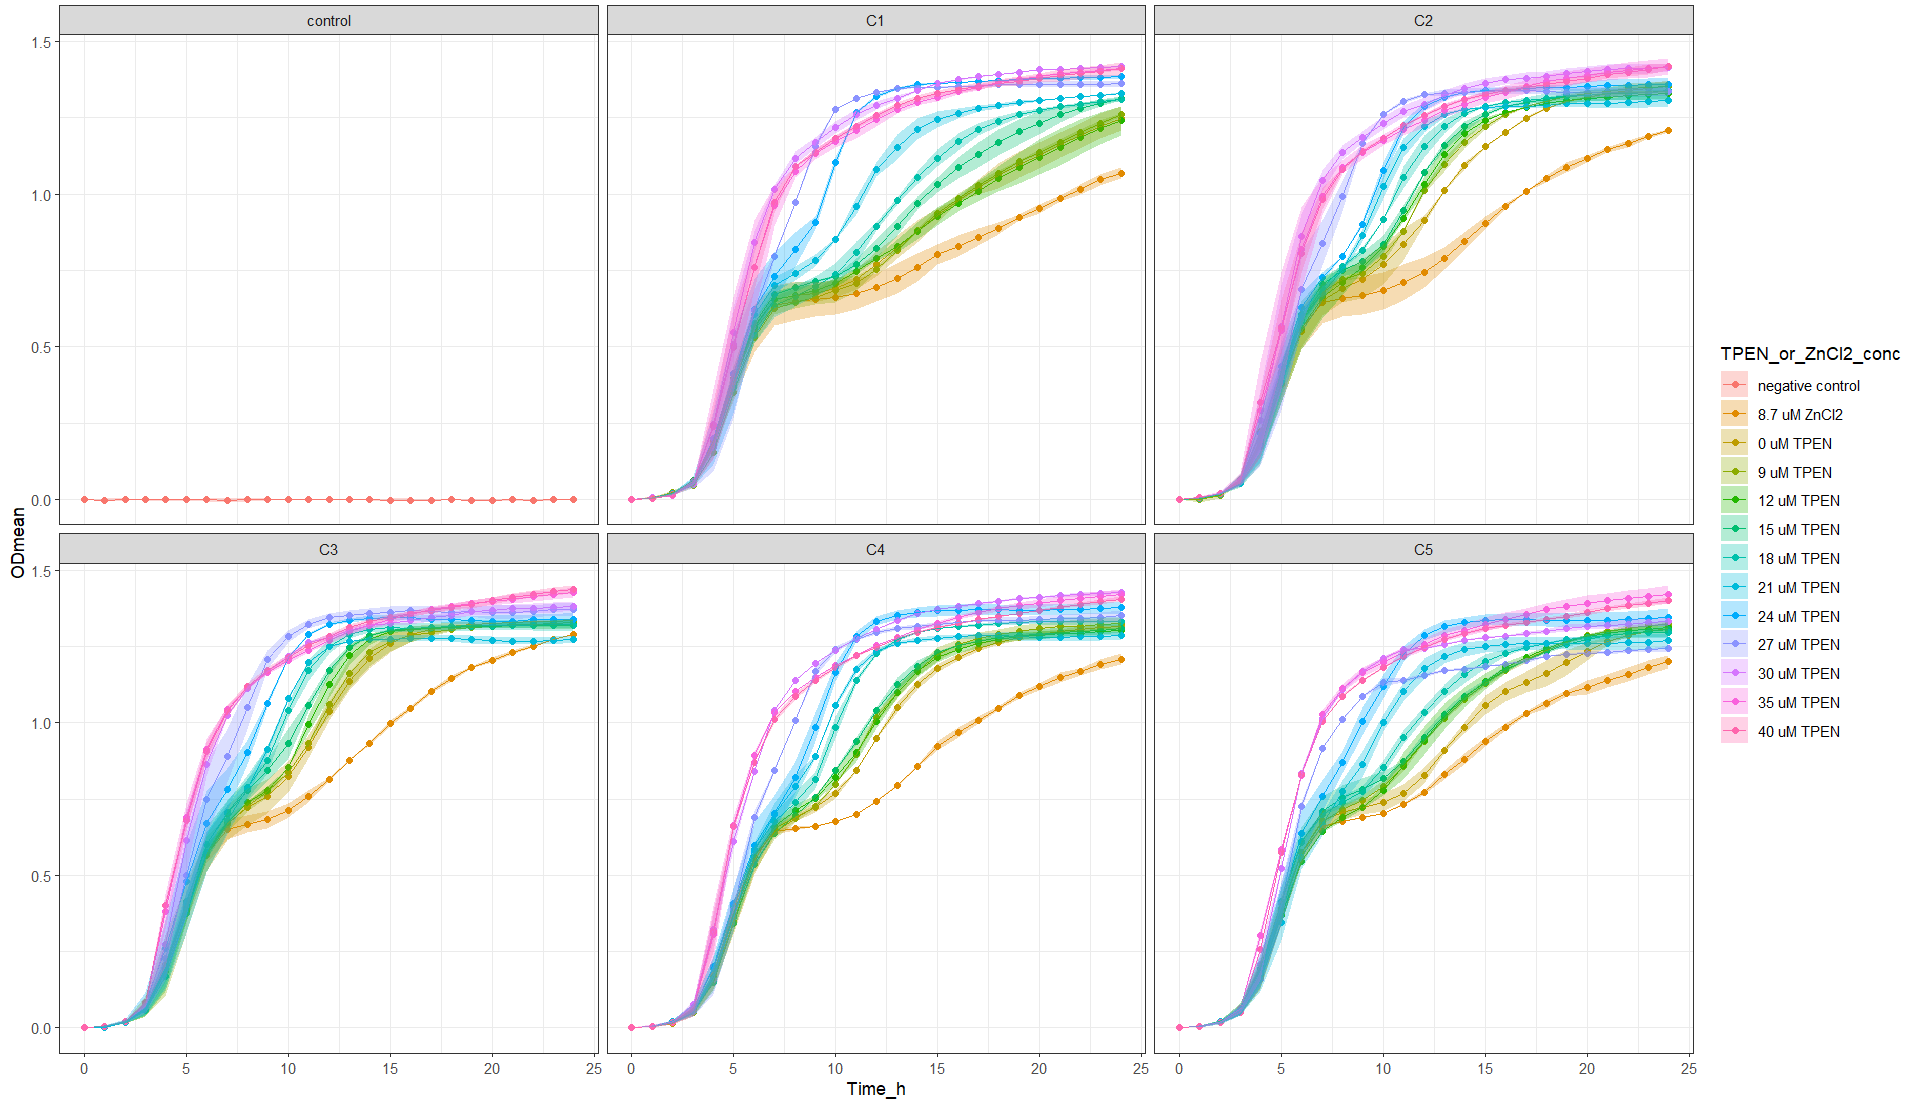

Generate this figure with R:
setwd("~/ITQB/Plate readings/Exp36_2plates_17052024")

library(tidyverse)

library(readxl)
Exp36 <- Exp36_2plates_17052024 <- read_excel("Exp36_2plates_17052024_final_final.xlsx")
View(Exp36) 

Exp36_v1 <- Exp36 %>%
  pivot_longer(names_to = "Condition", values_to = "OD_578", cols = -Time_h)
Exp36_v1
View(Exp36_v1)


Exp36_v2 <- separate(Exp36_v1, Condition, 
                     c("Community",
                       "Transfer_medium",
                       "Zn_condition", 
                       "Tech_Repl",
                       "Biol_Repl",
                       "TPEN_or_ZnCl2_conc",
                       "Well_number"), 
                     sep = "_", remove = FALSE,
                     convert = FALSE)
View(Exp36_v2)

Exp36_v2$OD_578 <- as.numeric (Exp36_v2$OD_578) #Because OD_578 values are character

Exp36_v2$TPEN_or_ZnCl2_conc <- factor(Exp36_v2$TPEN_or_ZnCl2_conc, levels = c("nodrug",
                                                                              "1.74",
                                                                              "0",
                                                                              "1.8",
                                                                              "2.4",
                                                                              "3.0",
                                                                              "3.6",
                                                                              "4.2",
                                                                              "4.8",
                                                                              "5.4",
                                                                              "6.0",
                                                                              "7.0",
                                                                              "8.0"))

Exp36_v2 <- Exp36_v2 %>% mutate(TPEN_or_ZnCl2_conc = recode (TPEN_or_ZnCl2_conc,
                                                             "nodrug" = "control",
                                                             "1.74" = "17.4uM",
                                                             "0" = "0uM",
                                                             "1.8" = "9uM",
                                                             "2.4" = "12uM",
                                                             "3.0" = "15uM",
                                                             "3.6" = "18uM",
                                                             "4.2" = "21uM",
                                                             "4.8" = "24uM",
                                                             "5.4" = "27uM",
                                                             "6.0" = "30uM",
                                                             "7.0" = "35uM",
                                                             "8.0" = "40uM"))

Exp36_v2$Community <- factor(Exp36_v2$Community, levels = c("control",
                                                            "C1",
                                                            "C2",
                                                            "C3",
                                                            "C4",
                                                            "C5"))

Exp36_v2 %>%
  ggplot(aes(x= Time_h, y=OD_578, color = Tech_Repl)) +
  geom_line() +
  facet_grid (Community ~ TPEN_or_ZnCl2_conc)


Exp36_v3<- Exp36_v2 %>% group_by(Community, Transfer_medium, Zn_condition, Tech_Repl, Biol_Repl, Well_number) %>%
  mutate(blank = Time_h ==0)


View(Exp36_v3)

Exp36_v4 <- Exp36_v3 %>%
  group_by(Community, Transfer_medium, Zn_condition, Tech_Repl, Biol_Repl, Well_number) %>%
  mutate(OD = OD_578 - OD_578[blank]) %>%
  ungroup()


View(Exp36_v4)

#Obtain the mean and sd
Exp36_v5 <- Exp36_v4 %>% group_by(Time_h, Community, TPEN_or_ZnCl2_conc, Zn_condition) %>%
  summarise(ODmean = mean(OD), sdOD = sd(OD), n())

Exp36_v5$Community <- factor(Exp36_v5$Community, levels = c("control",
                                                            "C1",
                                                            "C2",
                                                            "C3",
                                                            "C4",
                                                            "C5"))


Exp36_v5 <- Exp36_v5 %>% mutate(TPEN_or_ZnCl2_conc =  recode (TPEN_or_ZnCl2_conc,
                                                              "control" = "negative control",
                                                              "17.4uM" = "17.4 uM ZnCl2",
                                                              "0uM" = "0 uM TPEN",
                                                              "9uM" = "9 uM TPEN",
                                                              "12uM" = "12 uM TPEN",
                                                              "15uM" = "15 uM TPEN",
                                                              "18uM" = "18 uM TPEN",
                                                              "21uM" = "21 uM TPEN",
                                                              "24uM" = "24 uM TPEN",
                                                              "27uM" = "27 uM TPEN",
                                                              "30uM" = "30 uM TPEN",
                                                              "35uM" = "35 uM TPEN",
                                                              "40uM" = "40 uM TPEN"))




Exp36_v5  %>% ggplot(aes(x = Time_h,
                         y = ODmean,
                         color = TPEN_or_ZnCl2_conc,
                         fill = TPEN_or_ZnCl2_conc
)) +
  geom_point() +
  geom_line() +
  geom_ribbon(aes(ymin=ODmean-sdOD, ymax=ODmean+sdOD),
              alpha = 0.3, colour = NA) +
  facet_wrap (Community ~ .) +
  theme_bw()
